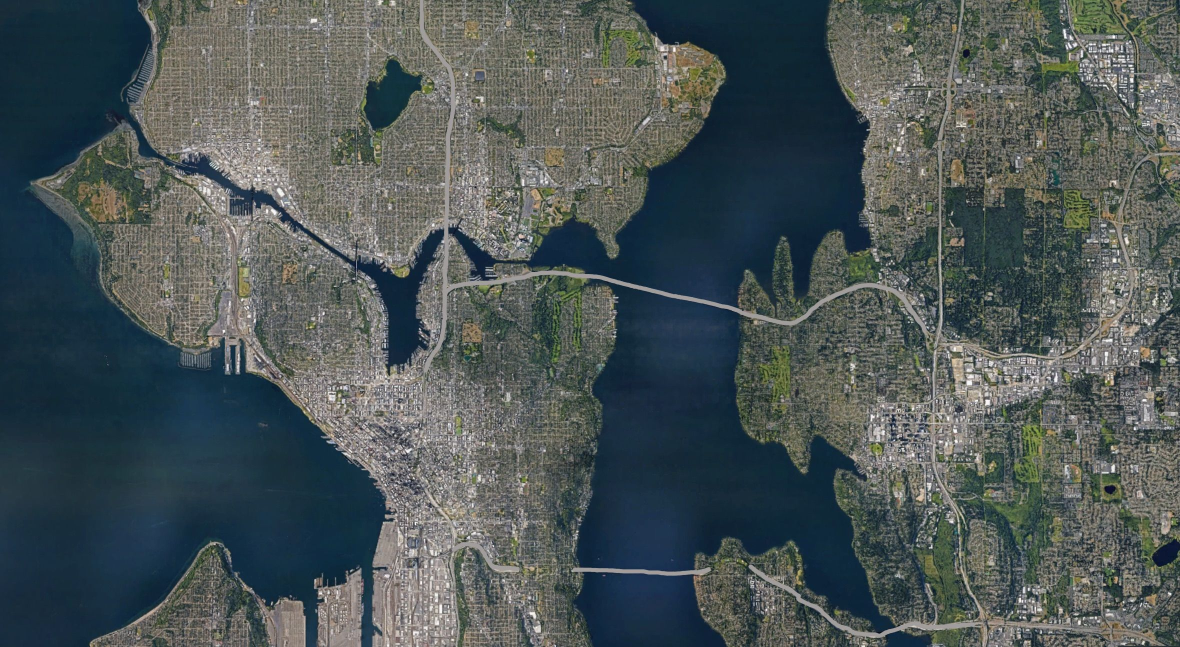
#> input picture pythonAttempt/images/LargerSeattle.jpg, 2360 x 1294 px (shown at 1/2 size); its folder holds only this picture in this run
$ python clusterFolderBig.py   (older library calls are emulated)
#> lines starting #> are read from the running program, lines starting #| are printed output that depends on the picture
from PIL import Image, ImageDraw, ImageColor
import numpy as np
from sklearn.cluster import KMeans
import random
import sys
import os

postItWidth = 24
postItHeight = 24
canvasWidth = 1152
canvasHeight = 792

yellow = (255, 246, 63)
green = (181, 203, 7)
blue = (1, 197, 209)
pink = (255, 122, 179)
rose = (255, 210, 151)
orange = (233, 123, 2)
postItColors = [yellow, green, blue, pink, rose, orange]
def getAverageColor(img):
    pixels = img.load()
    r = 0
    g = 0
    b = 0
    count = 0
    for i in range(img.size[0]):
        for j in range(img.size[1]):
            pixelR, pixelG, pixelB = pixels[i,j]
            r += pixelR
            g += pixelG
            b += pixelB
            count += 1
    return (r//count, g//count, b//count)

def getDistance(c1, c2):
    r1, g1, b1 = c1
    r2, g2, b2 = c2
    rdist = r1 - r2
    gdist = g1 - g2
    bdist = b1 - b2
    return rdist * rdist + gdist * gdist + bdist * bdist

def getDistanceToOthers(centers, c):
    totalDistance = 0
    for center in centers:
        totalDistance += getDistance(c, center)
    return totalDistance


def mapCentersToPostItColors(postItColors, centers):
    distances = []
    for center in centers:
        distances.append(getDistanceToOthers(centers, center))
    orderedIndexes = []
    # print(sorted(distances))
    for dist in sorted(distances):
        orderedIndexes.append(distances.index(dist))
    # print(orderedIndexes)
    # print(postItColors)
    sortedPostItColors = sorted(postItColors, key=lambda x: getDistanceToOthers(postItColors, x))
    # print(sortedPostItColors)
    returnColors = [None] * len(sortedPostItColors)
    for i in range(len(sortedPostItColors)):
        index = orderedIndexes[i]
        color = sortedPostItColors[i]
        returnColors[index] = color
    # print(returnColors)
    return returnColors


    # [13 lines of commented-out code are left out]

def generateImg(path):
#> called with path = './images/LargerSeattle.jpg'
    img = Image.open(path)
#> img is the input picture: PIL image 2360x1294 RGB; mean R, G, B 76.2, 85.7, 86
    maxsize = (img.size[0] * canvasHeight // img.size[1], canvasHeight)
#> maxsize = (1444, 792)

    img = img.resize(maxsize, Image.ANTIALIAS)
#> img: PIL image 1444x792 RGB
    canvas = ImageDraw.Draw(img)
    colors = []

    for i in range(0, canvasWidth, postItWidth):
        for j in range(0, canvasHeight, postItHeight):
            subImg = img.crop((i, j, i + postItWidth, j + postItHeight))
            c = getAverageColor(subImg)
            # canvas.rectangle((i, j, i + postItWidth, j + postItHeight), fill=c, outline=None)
            colors.append(c)
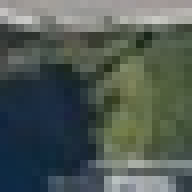
#> subImg: PIL image 24x24 RGB (shown 8 times larger); mean R, G, B 80.1, 90.3, 84.7
#> after the loop, colors = 1584 items, first 6: (24, 43, 56), (17, 40, 55), (16, 39, 53), (17, 40, 53), (17, 40, 54), (16, 40, 52)

    npColors = np.array(colors)
#> npColors = 1584 rows, first 8: [24, 43, 56], [17, 40, 55], [16, 39, 53], [17, 40, 53], [17, 40, 54], [16, 40, 52], [17, 41, 53], [18, 42, 56]
    kmeans = KMeans(n_clusters=len(postItColors), random_state=0).fit(npColors)
    print(kmeans)
#| KMeans(n_clusters=6, random_state=0)
    print(kmeans.labels_)
#> (printed output is left out)
    centers = kmeans.cluster_centers_.astype(int)
#> centers = [[117, 116, 108], [19, 42, 58], [71, 81, 77], [97, 100, 92], [139, 135, 131], [34, 55, 69]]
    print(centers)
#| [[117 116 108]
#|  [ 19  42  58]
#|  [ 71  81  77]
#|  [ 97 100  92]
#|  [139 135 131]
#|  [ 34  55  69]]


    centers = mapCentersToPostItColors(postItColors, centers)
#> the loop in mapCentersToPostItColors, `for center in centers:` made 6 passes
#> after the loop in mapCentersToPostItColors, `for center in centers:`: distances = [36299, 61663, 22715, 23811, 65987, 42547]
#> the loop in mapCentersToPostItColors, `for dist in sorted(distances):` made 6 passes
#> dist on passes 1 to 6: 22715, 23811, 36299, 42547, 61663, 65987
#> after the loop in mapCentersToPostItColors, `for dist in sorted(distances):`: orderedIndexes = [2, 3, 0, 5, 1, 4]
#> the loop in mapCentersToPostItColors, `for i in range(len(sortedPostItColors)):` made 6 passes
#> index on passes 1 to 6: 2, 3, 0, 5, 1, 4
#> after the loop in mapCentersToPostItColors, `for i in range(len(sortedPostItColors)):`: returnColors = [(181, 203, 7), (233, 123, 2), (255, 210, 151), (255, 246, 63), (1, 197, 209), (255, 122, 179)]
#> centers has the same summary as returnColors in mapCentersToPostItColors
    # random.shuffle(centers)
    count = 0
    for i in range(0, canvasWidth, postItWidth):
        for j in range(0, canvasHeight, postItHeight):
            c = centers[kmeans.labels_[count]]
            # print("c:", c)
            canvas.rectangle((i, j, i + postItWidth, j + postItHeight), fill=tuple(c), outline=None)
            count += 1
#> after the loop, count = 1584
    return img

if __name__ == "__main__":
    # setup
    for path in os.listdir("./images"):
        img = generateImg(os.path.join("./images", path))
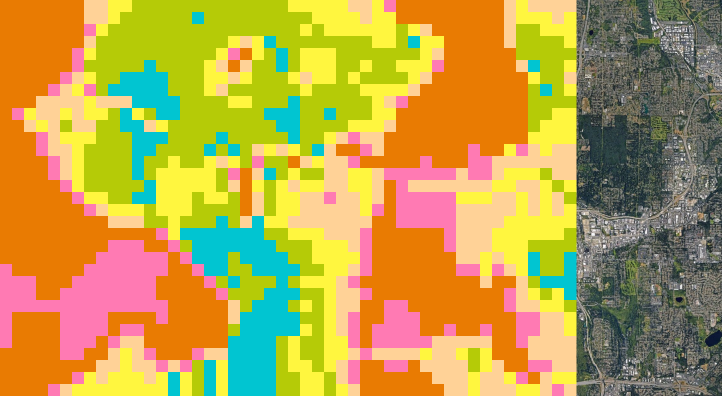
#> img: PIL image 1444x792 RGB (shown at 1/2 size); mean R, G, B 188.4, 162.2, 75.6
        img.save(os.path.join("./bigResults", path), "png")

$ run again, on pythonAttempt/images/a4WithRoad.jpg
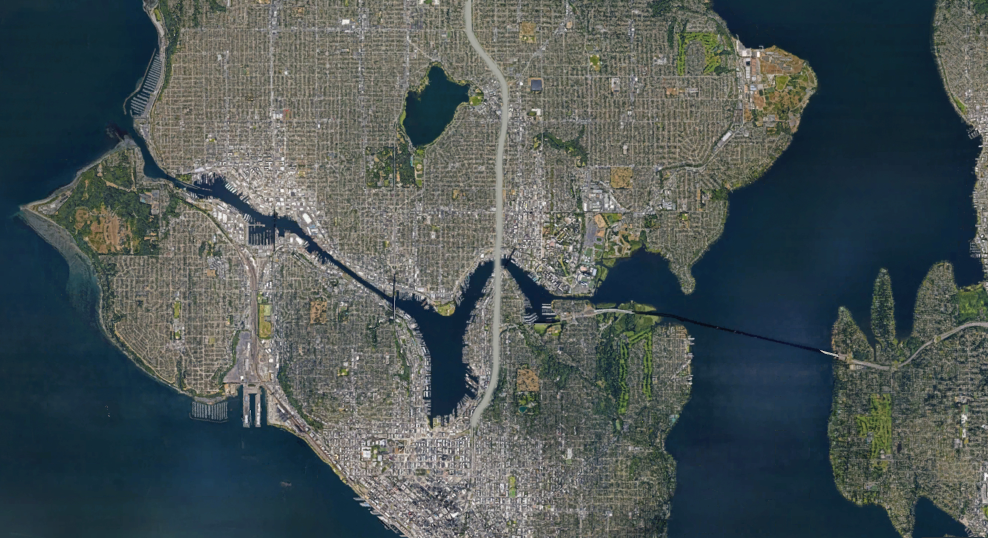
#> input picture pythonAttempt/images/a4WithRoad.jpg, 1976 x 1076 px (shown at 1/2 size)
#> in generateImg, img is the input picture: PIL image 1976x1076 RGB; mean R, G, B 74.5, 84.6, 85
#> after the loop in generateImg, `for i in range(0, canvasWidth, postItWidth):`:
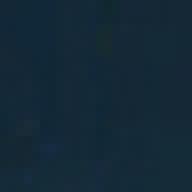
#> subImg: PIL image 24x24 RGB (shown 8 times larger); mean R, G, B 19.7, 41.1, 55
#> after the loop in generateImg, `for i in range(0, canvasWidth, postItWidth):`: colors = 1584 items, first 6: (22, 44, 56), (17, 41, 54), (16, 39, 53), (16, 40, 53), (17, 40, 53), (18, 42, 54)
#> npColors = 1584 rows, first 8: [22, 44, 56], [17, 41, 54], [16, 39, 53], [16, 40, 53], [17, 40, 53], [18, 42, 54], [16, 42, 54], [16, 42, 53]
#| KMeans(n_clusters=6, random_state=0)
#> (printed output is left out)
#> in generateImg, `centers = kmeans.cluster_centers_.astype(int)`: centers = [[118, 116, 107], [36, 58, 71], [138, 135, 130], [100, 102, 92], [72, 83, 77], [19, 43, 58]]
#| [[118 116 107]
#|  [ 36  58  71]
#|  [138 135 130]
#|  [100 102  92]
#|  [ 72  83  77]
#|  [ 19  43  58]]
#> the loop in mapCentersToPostItColors, `for center in centers:` made 6 passes
#> after the loop in mapCentersToPostItColors, `for center in centers:`: distances = [35055, 40311, 62759, 23763, 22071, 61991]
#> the loop in mapCentersToPostItColors, `for dist in sorted(distances):` made 6 passes
#> dist on passes 1 to 6: 22071, 23763, 35055, 40311, 61991, 62759
#> after the loop in mapCentersToPostItColors, `for dist in sorted(distances):`: orderedIndexes = [4, 3, 0, 1, 5, 2]
#> the loop in mapCentersToPostItColors, `for i in range(len(sortedPostItColors)):` made 6 passes
#> index on passes 1 to 6: 4, 3, 0, 1, 5, 2
#> after the loop in mapCentersToPostItColors, `for i in range(len(sortedPostItColors)):`: returnColors = [(181, 203, 7), (255, 122, 179), (1, 197, 209), (255, 246, 63), (255, 210, 151), (233, 123, 2)]
#> in generateImg, `centers = mapCentersToPostItColors(postItColors, centers)`: centers has the same summary as returnColors in mapCentersToPostItColors
#> after the loop in generateImg, `for i in range(0, canvasWidth, postItWidth):`: count = 1584
#> `img = generateImg(os.path.join("./images", path))`:
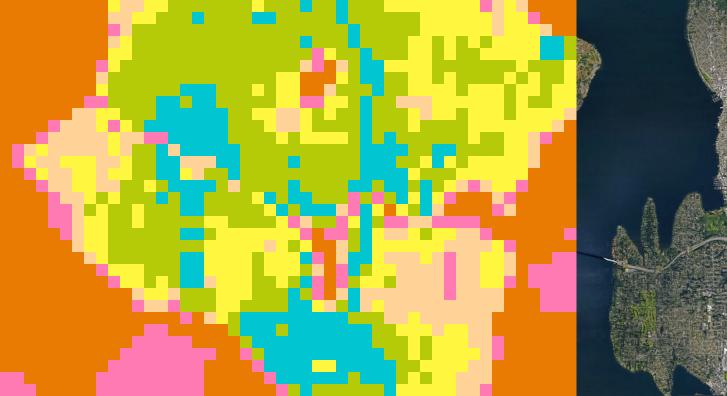
#> img: PIL image 1454x792 RGB (shown at 1/2 size); mean R, G, B 168.7, 159, 68.2

$ run again, on pythonAttempt/images/aerialbeach.jpg
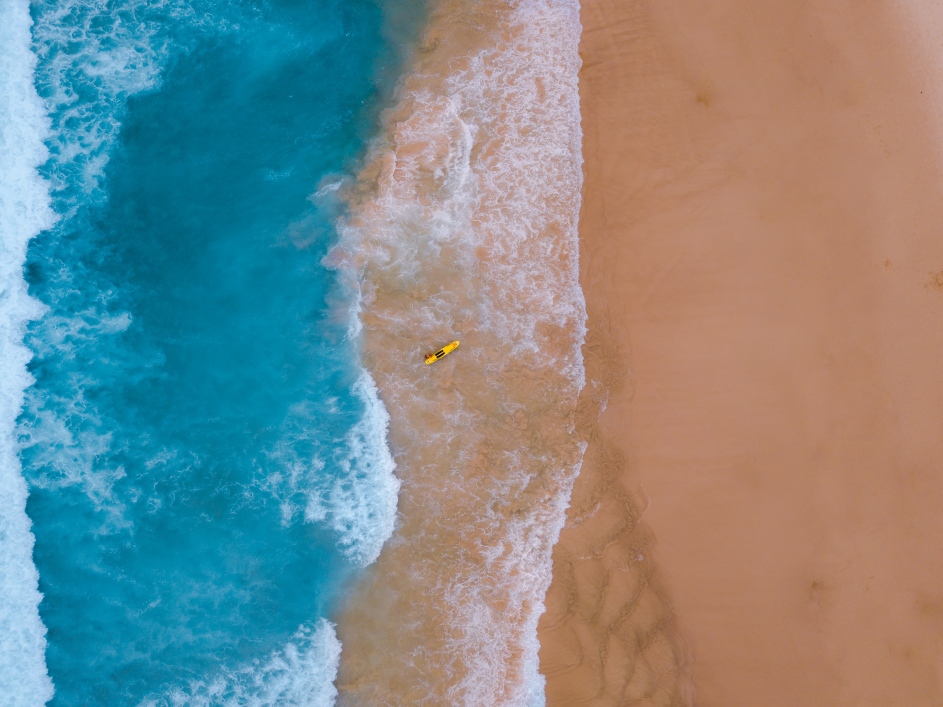
#> input picture pythonAttempt/images/aerialbeach.jpg, 2829 x 2120 px (shown at 1/3 size)
#> in generateImg, img is the input picture: PIL image 2829x2120 RGB; mean R, G, B 123.9, 138.8, 139.3
#> in generateImg, `img = img.resize(maxsize, Image.ANTIALIAS)`:
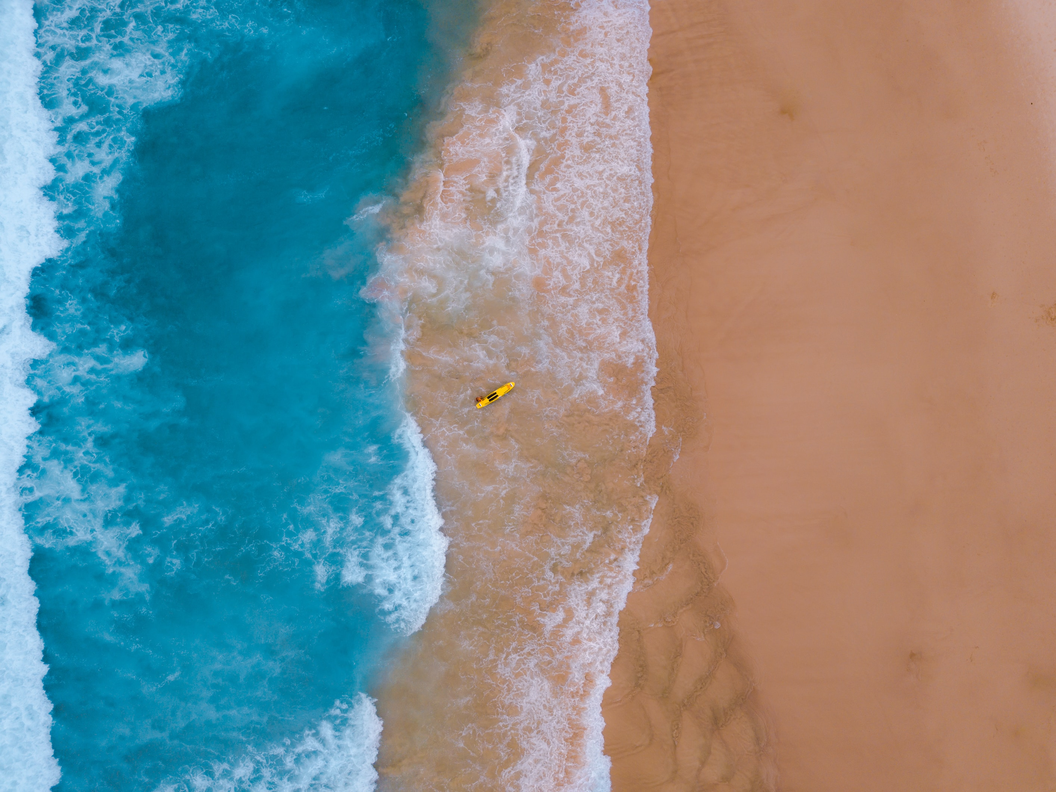
#> img: PIL image 1056x792 RGB; mean R, G, B 123.9, 138.8, 139.3
#> after the loop in generateImg, `for i in range(0, canvasWidth, postItWidth):`: colors = 1584 items, first 6: (167, 207, 236), (171, 210, 239), (172, 210, 238), (175, 213, 241), (176, 214, 241), (175, 213, 240)
#> npColors = 1584 rows, first 8: [167, 207, 236], [171, 210, 239], [172, 210, 238], [175, 213, 241], [176, 214, 241], [175, 213, 240], [177, 214, 241], [182, 218, 244]
#| KMeans(n_clusters=6, random_state=0)
#> (printed output is left out)
#> in generateImg, `centers = kmeans.cluster_centers_.astype(int)`: centers = [[181, 163, 165], [0, 0, 0], [7, 124, 156], [174, 129, 104], [69, 154, 188], [163, 202, 230]]
#| [[181 163 165]
#|  [  0   0   0]
#|  [  7 124 156]
#|  [174 129 104]
#|  [ 69 154 188]
#|  [163 202 230]]
#> the loop in mapCentersToPostItColors, `for center in centers:` made 6 passes
#> after the loop in mapCentersToPostItColors, `for center in centers:`: distances = [142583, 368143, 143921, 133309, 114353, 196469]
#> the loop in mapCentersToPostItColors, `for dist in sorted(distances):` made 6 passes
#> dist on passes 1 to 6: 114353, 133309, 142583, 143921, 196469, 368143
#> after the loop in mapCentersToPostItColors, `for dist in sorted(distances):`: orderedIndexes = [4, 3, 0, 2, 5, 1]
#> the loop in mapCentersToPostItColors, `for i in range(len(sortedPostItColors)):` made 6 passes
#> index on passes 1 to 6: 4, 3, 0, 2, 5, 1
#> after the loop in mapCentersToPostItColors, `for i in range(len(sortedPostItColors)):`: returnColors = [(181, 203, 7), (1, 197, 209), (255, 122, 179), (255, 246, 63), (255, 210, 151), (233, 123, 2)]
#> in generateImg, `centers = mapCentersToPostItColors(postItColors, centers)`: centers has the same summary as returnColors in mapCentersToPostItColors
#> after the loop in generateImg, `for i in range(0, canvasWidth, postItWidth):`: count = 1584
#> `img = generateImg(os.path.join("./images", path))`:
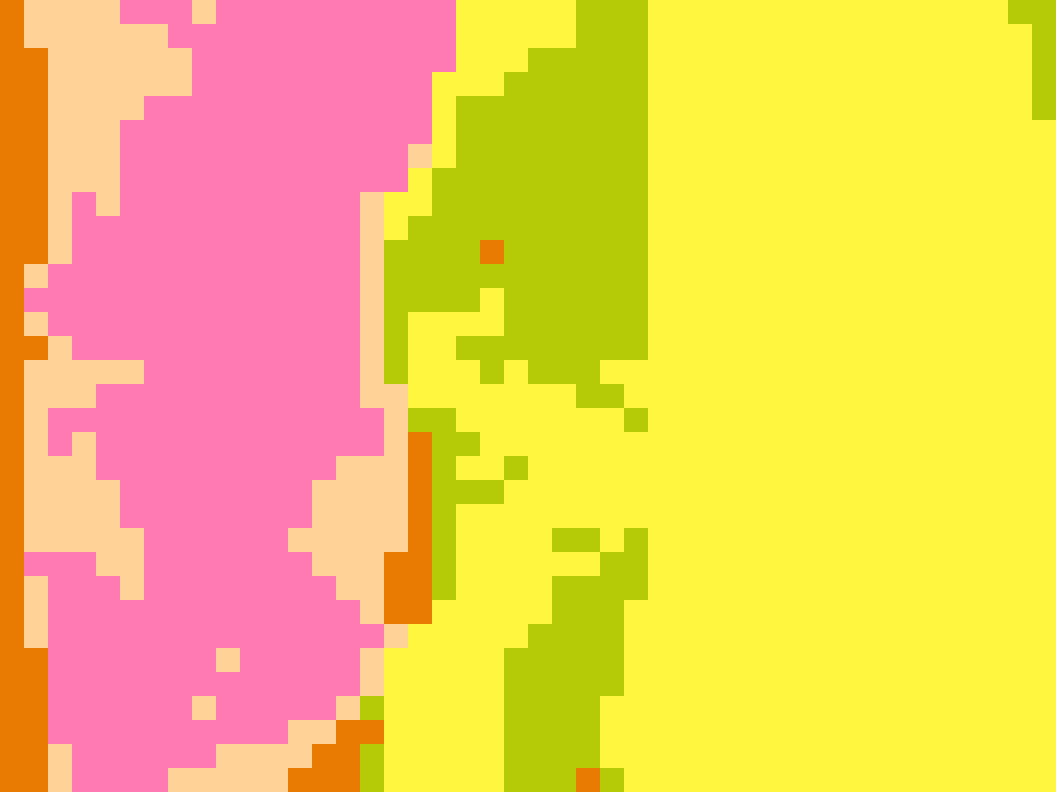
#> img: PIL image 1056x792 RGB; mean R, G, B 244.4, 200.2, 89.9
